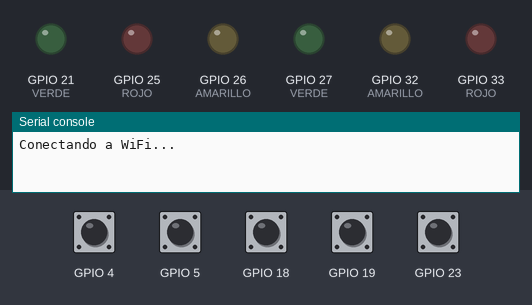
The program below on a simulated ESP32 board running MicroPython. On the bench: output pins drawn as LEDs (lit = HIGH), the last lines printed to the serial console. Wiring (from the project's diagram.json): red button on GPIO 4, blue button on GPIO 5, green button on GPIO 18, white button on GPIO 19, green LED on GPIO 21, yellow button on GPIO 23, red LED on GPIO 25, yellow LED on GPIO 26, green LED on GPIO 27, yellow LED on GPIO 32, red LED on GPIO 33. The test bench sets the inputs (shaded band); at power-on: GPIO 4, GPIO 5, GPIO 18, GPIO 19, GPIO 23 HIGH. WiFi joins after 1.5 s; no MQTT or app messages arrive unless stated.

Above: at 0.1 s.
At 2.9 s:
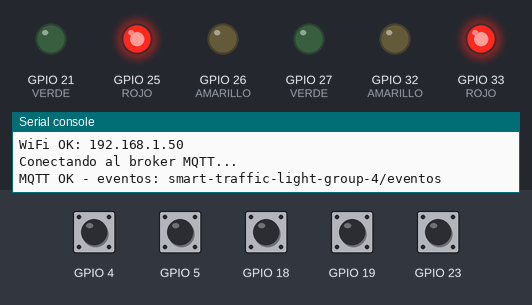
3.0 s: GPIO 4 pulled LOW for 0.15 s
4.6 s: GPIO 5 pulled LOW for 0.15 s
6.2 s: GPIO 18 pulled LOW for 0.15 s
7.8 s: GPIO 19 pulled LOW for 0.15 s
9.4 s: GPIO 23 pulled LOW for 0.15 s
Timing chart, 0 to 12.0 s (numbered marks = the images above; inputs shaded):
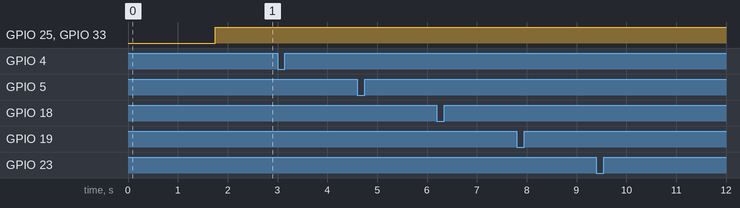

The program:

main.py
```python
# Semaforo Inteligente 3D - Fase 4: gemelo fisico de la red (ESP32 en Wokwi)
#
# - Botones = eventos/sensores fisicos: publican JSON al topic de eventos.
# - LEDs = semaforo fisico: reflejan el estado del nodo activo (retained).
# El ESP32 y la app nunca se ven: ambos hablan con el broker publico.

import network
import time
import json
from machine import Pin
from umqtt.simple import MQTTClient

PREFIJO = "smart-traffic-light-group-4"
TOPIC_EVENTOS = PREFIJO + "/eventos"
TOPIC_ESTADO = PREFIJO + "/estado"
BROKER = "broker.hivemq.com"

# LEDs por grupo (rojo / amarillo / verde), mismos estados que shared/types.ts
LEDS = {
    "ns": {"ROJO": Pin(25, Pin.OUT), "AMARILLO": Pin(26, Pin.OUT), "VERDE": Pin(27, Pin.OUT)},
    "ew": {"ROJO": Pin(33, Pin.OUT), "AMARILLO": Pin(32, Pin.OUT), "VERDE": Pin(21, Pin.OUT)},
}

# Botones (PULL_UP: presionado = 0) -> mensaje que publica cada uno.
# Los eventos actuan sobre el NODO ACTIVO elegido en el panel de la app (el
# mismo nodo que espejan los LEDs):
#   - congestion: satura de autos el nodo activo (cola que se desvia).
#   - colision:   choque que BLOQUEA la via del nodo activo (se re-rutea).
#   - carro / peaton / ambulancia: los sensores de siempre (Fase 3).
BOTONES = [
    (Pin(4, Pin.IN, Pin.PULL_UP), {"tipo": "congestion"}, "congestion (nodo activo)"),
    (Pin(23, Pin.IN, Pin.PULL_UP), {"tipo": "colision"}, "colision (nodo activo)"),
    (Pin(5, Pin.IN, Pin.PULL_UP), {"tipo": "carro", "dir": "N"}, "carro"),
    (Pin(18, Pin.IN, Pin.PULL_UP), {"tipo": "peaton"}, "peaton"),
    (Pin(19, Pin.IN, Pin.PULL_UP), {"tipo": "ambulancia", "dir": "N"}, "ambulancia"),
]

estado = {"ns": "ROJO", "ew": "ROJO"}


def aplicar_leds(blink_on):
    for grupo, leds in LEDS.items():
        fase = estado[grupo]
        for color, led in leds.items():
            if fase == "INTERMITENTE":
                led.value(1 if (color == "AMARILLO" and blink_on) else 0)
            else:
                led.value(1 if color == fase else 0)


def on_msg(_topic, payload):
    try:
        msg = json.loads(payload)
    except ValueError:
        return
    estado["ns"] = msg.get("ns", estado["ns"])
    estado["ew"] = msg.get("ew", estado["ew"])
    print("Estado recibido:", estado)


print("Conectando a WiFi...")
wlan = network.WLAN(network.STA_IF)
wlan.active(True)
wlan.connect("Wokwi-GUEST", "")
while not wlan.isconnected():
    time.sleep(0.2)
print("WiFi OK:", wlan.ifconfig()[0])

print("Conectando al broker MQTT...")
client = MQTTClient("esp32-semaforo-g4", BROKER, port=1883, keepalive=60)
client.set_callback(on_msg)
client.connect()
client.subscribe(TOPIC_ESTADO)  # retained: llega el estado actual de inmediato
print("MQTT OK - eventos:", TOPIC_EVENTOS)

ultimo_disparo = [0] * len(BOTONES)
blink = False
t_blink = time.ticks_ms()
t_ping = time.ticks_ms()

while True:
    client.check_msg()  # no bloqueante: atiende mensajes de estado
    ahora = time.ticks_ms()

    # keepalive: ping cada 30 s para que el broker no cierre la conexion
    if time.ticks_diff(ahora, t_ping) >= 30000:
        client.ping()
        t_ping = ahora

    # parpadeo del modo INTERMITENTE (500 ms)
    if time.ticks_diff(ahora, t_blink) >= 500:
        blink = not blink
        t_blink = ahora

    # botones con antirrebote de 400 ms
    for i, (pin, msg, nombre) in enumerate(BOTONES):
        if pin.value() == 0 and time.ticks_diff(ahora, ultimo_disparo[i]) > 400:
            ultimo_disparo[i] = ahora
            client.publish(TOPIC_EVENTOS, json.dumps(msg))
            print("Evento enviado:", nombre)

    aplicar_leds(blink)
    time.sleep_ms(20)
```
